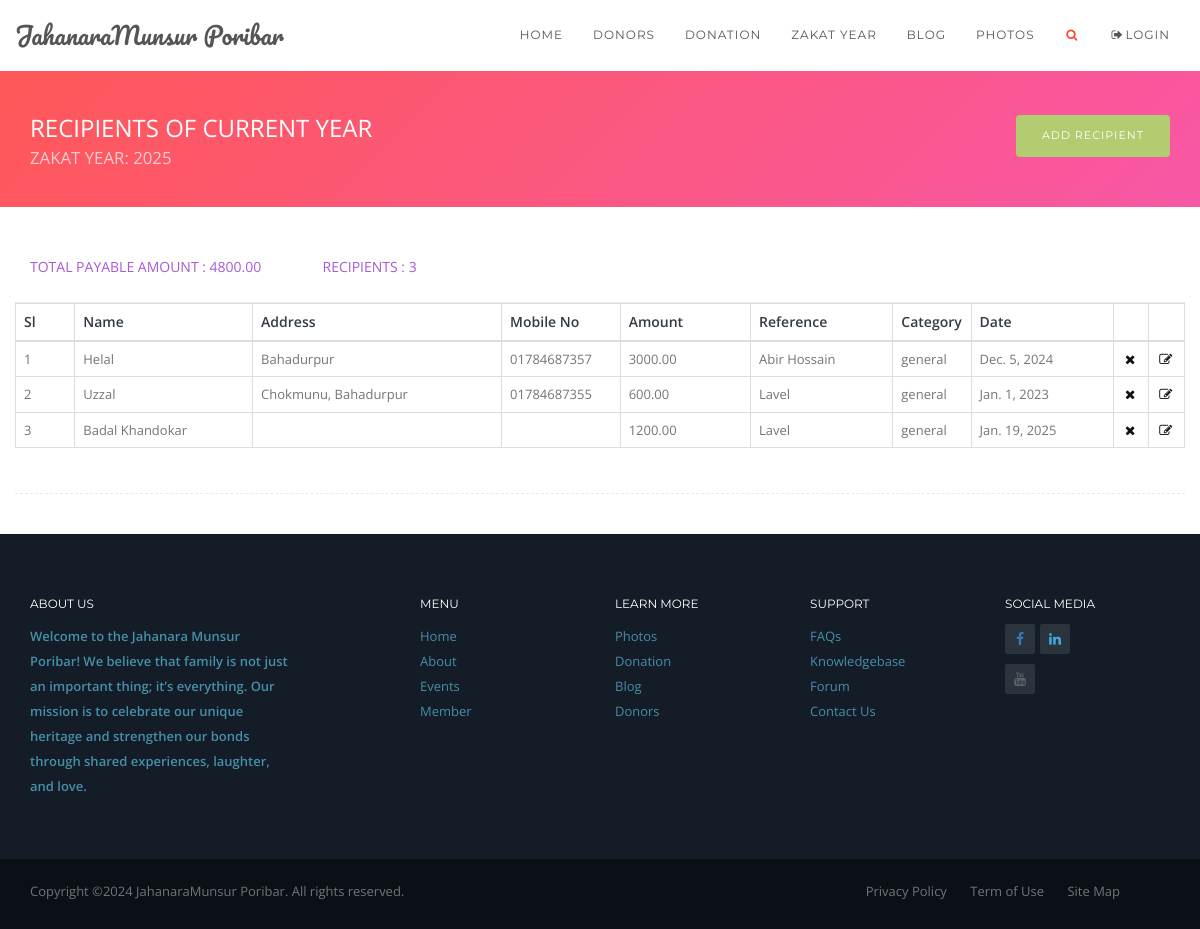
Page /zakat_recipients/ on the committed database.
### zapp/models.py (models this page shows, shortened)
class ZakatRecipients(models.Model): # NAME LIST
	recipients_name = models.CharField(max_length=150,blank=True,null=False)
	recipients_address = models.CharField(max_length=200,blank=True,null=True)
	zakat_money = models.DecimalField(max_digits=8,decimal_places=2,default=0)
	recipients_mobile = models.CharField(max_length=20,blank=True,null=True)
	donor_name = models.ForeignKey(Donors,on_delete=models.CASCADE,blank=True,null=True)
	remarks = models.CharField(max_length=100,blank=True,null=True)
	recipients_category =models.CharField(max_length=50,choices=RECIPIENTS_CAT,default='general')
	zakat_year = models.IntegerField(_('year'),choices=YEAR_CHOICES,default=datetime.datetime.now().year)
	donation_date =models.DateField(null=True,blank=True)
	created_at = models.DateTimeField(auto_now_add=True)
	updated_at = models.DateTimeField(auto_now=True)
	is_archived = models.BooleanField(default=False)
	histrory = HistoricalRecords()
	class Meta:
		verbose_name_plural='ZAKAT RECIPIENTS'

### zapp/views.py (the view)
# urls.py: path('zakat_recipients/',views.ZakatRecipientsName,name='zakat_recipients'),
def ZakatRecipientsName(request,recipients_num = None):
	recipients_list = ZakatRecipients.objects.all().order_by('created_at')
	try:
		recipients_num = ZakatRecipients.objects.exclude(recipients_name__isnull=True).count()
	except ZakatRecipients.DoesNotExist:
		messages.warning(request,'No recipients found')
	donation = DonateInfo.objects.all()
	total_donate_amount = 0
	for i in donation:
		total_donate_amount += i.donate_amt
	proposed_zakat_amount=0
	for i in recipients_list:
		proposed_zakat_amount += i.zakat_money
	print(f'zakat money:{proposed_zakat_amount}')
	context={
		'recipients_list':recipients_list,
		'total_donate_amount':total_donate_amount,
		'proposed_zakat_amount':proposed_zakat_amount,
		'recipients_num':recipients_num
	}
	return render(request,'zakat/zakat_recipients.html',context)

### templates/zakat/zakat_recipients.html (shortened to what this page needs)
{% include 'common/zbase.html' %}
{% load static %}
<body  id="topPage" data-spy="scroll" data-target=".navbar" data-offset="100">
	{% include 'common/znavbar.html' %}
	<header class="bg-grad-day-tripper mt70">
		<div class="container">
			<div class="row mt20 mb30">
				<div class="col-md-6 text-left">
					<h3 class="color-light text-uppercase">Recipients of current year<small class="color-light alpha7">zakat year: {% now 'Y' %}</small></h3>
				</div>
				<div class="col-md-6 text-right pt25">
					<a href="{% url 'add_zrecipient' %}" class="button button-md button-green hover-ripple-out pull-right">Add Recipient</a>
				</div>
			</div>
		</div>
	</header>
	<div id="shop" class="bg-light pt25">
		<div class="container">
			<div class="row">
				<div class="col-lg-12 col-md-push-0">
					<div class="row mt25 mb25 animated" data-animation="fadeInDown" data-animation-delay="100">
						<div class="col-md-3">
							<span class="text-uppercase color-purple">TOTAL PAYABLE AMOUNT : {{proposed_zakat_amount}}</span>
						</div>
						<div class="col-md-3">
							{% if recipients_num %}<span class="text-uppercase color-purple">Recipients : {{recipients_num}}</span> {% endif %}
						</div>
						<div class="col-md-6">
						</div>
					</div>
					<div class="row bt-solid-1 bb-dashed-1 pb25">
							<div class="row">
								<div class="col-lg-12">
									<table class="table table-bordered color-dark2">
										<thead>
											<tr>
												<th width="5%">Sl</th>
												<th width="15%">Name</th>
												<th width="21%">Address</th>
												<th width="10%">Mobile No</th>
												<th width="11%">Amount</th>
												<th width="12%">Reference</th>
												<th width="5%">Category</th>
												<th width="12%">Date</th>
												<th width="3%"></th>
												<th width="3%"></th>
											</tr>
										</thead>
										<tbody>
											{% for list in recipients_list %}
											<tr>
											<td>{{ forloop.counter }}</td>
											<td>{{list.recipients_name}}</td>
											<td>{{list.recipients_address}}</td>
											<td>{{list.recipients_mobile}}</td>
											<td>{{list.zakat_money}}</td>
											<td>{{list.remarks}}</td>
											<td>{{list.recipients_category}}</td>
											<td>{{list.donation_date}}</td>
											<td><a href="{% url 'remove_zrecipient' list.id %}"><i class="fa fa-fw">&#xf00d</i></a></td>
											<td><a href="{% url 'zrecipients_update' list.id %}"><i class="fa fa-fw">&#xf044</i></a></td>
											</tr>
											{% endfor %}
										</tbody>
									</table>
								</div>
							</div>
					</div>
				</div>
				<br><br>
			</div>
		</div>
	</div>
	<br><br>
	{% include 'common/zfooter.html' %}
</body>

### static/assets/css/main/setting.css (style rules this page uses)
.alpha7 { opacity: .7 !important; }
.bt-solid-1 { border-top: 1px solid #e9eaec; }
.bb-dashed-1 { border-bottom: 1px dashed #e9eaec; }
.color-purple { color: #a85ad4 !important; }
.color-light { color: #ffffff !important; }
.color-dark2 { color: #323a45 !important; }
.bg-light { background-color: #ffffff !important; }
.bg-grad-day-tripper { background: #f857a6; background: -webkit-linear-gradient(-45deg, #f857a6, #ff5858); background: -o-linear-gradient(-45deg, #f857a6, #ff5858); background: -moz-linear-gradient(-45deg, #f857a6, #ff5858); background: linear-gradient(-45deg, #f857a6, #ff5858); }
.pt25 { padding-top: 25px; }
.pb25 { padding-bottom: 25px; }
.mt20 { margin-top: 20px; }
.mt25 { margin-top: 25px; }
.mt70 { margin-top: 70px; }
.mb25 { margin-bottom: 25px; }
.mb30 { margin-bottom: 30px; }

### static/assets/css/color/pasific.css (style rules this page uses)
.heading-icon, .heading-icon-o, .button-o.button-pasific, blockquote, blockquote.blockquote-reverse, blockquote.blockquote-pasific, blockquote.blockquote-pasific-reverse, .navbar-pasific .navbar-toggle, .nav-tabs-vertical li a:hover, .nav-tabs-vertical li.active, .nav-tabs-vertical li.active a, .testimonial-triangle-isosceles-has-bg.bottom-center .testimonial-body.bg-pasific:after, .button-pasific-o, .button-pasific-o:hover, .heading-divider, .hover-ripple-out:before, .hover-ripple-in:before, .button-pasific.hover-ripple-out:before, .button-pasific.hover-ripple-in:before, a.add-to-cart:hover, input[type=checkbox]:checked + label:before, #sidebar ul.tag li:hover, .copyright a:hover { border-color: #ff4530; }

### rows in the picture
ZakatRecipients: recipients_name "Helal", recipients_address "Bahadurpur", recipients_mobile "01784687357", zakat_money "3000.00", remarks "Abir Hossain", recipients_category "general", donation_date "Dec. 5, 2024"
ZakatRecipients: recipients_name "Uzzal", recipients_address "Chokmunu, Bahadurpur", recipients_mobile "01784687355", zakat_money "600.00", remarks "Lavel", recipients_category "general", donation_date "Jan. 1, 2023"
ZakatRecipients: recipients_name "Badal Khandokar", zakat_money "1200.00", remarks "Lavel", recipients_category "general", donation_date "Jan. 19, 2025"

### other values in the picture
{{ proposed_zakat_amount }} "4800.00"
{{ recipients_num }} "3"
